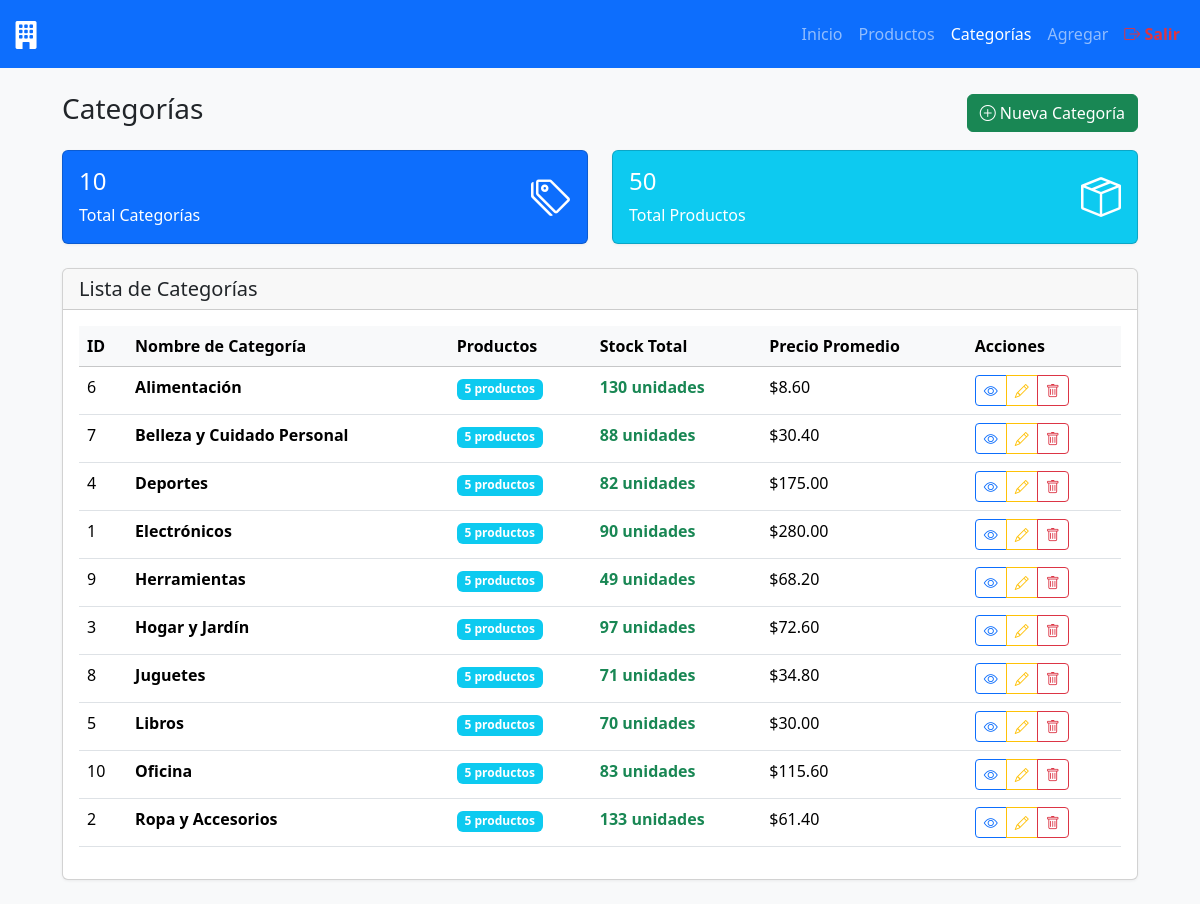
/src/views/categorias.php (signed in), run on the app's committed database.
### tables this page shows
CREATE TABLE Categorias(
    id INT PRIMARY KEY AUTO_INCREMENT,
    nombre VARCHAR(50) NOT NULL
);

### src/views/categorias.php (the view, shortened to what this page needs)
<?php
  include '../php/conexion.php';
?>
<!doctype html>
<html lang="es">
  <head>
    <link href="https://cdn.jsdelivr.net/npm/bootstrap@5.3.2/dist/css/bootstrap.min.css" rel="stylesheet">
    <link rel="stylesheet" href="https://cdn.jsdelivr.net/npm/bootstrap-icons@1.11.0/font/bootstrap-icons.css">
    <link rel="stylesheet" href="assets/css/styles.css">
  </head>
  <body>
    <nav class="navbar navbar-expand-lg navbar-dark bg-primary">
      <div class="container-fluid">
        <a class="navbar-brand" href="home.html">
          <i class="bi bi-building-fill fs-3"></i>
        </a>
        <div class="collapse navbar-collapse" id="navMain">
          <ul class="navbar-nav ms-auto mb-2 mb-lg-0">
            <li class="nav-item"><a class="nav-link" href="home.php">Inicio</a></li>
            <li class="nav-item"><a class="nav-link" href="productos.php">Productos</a></li>
            <li class="nav-item"><a class="nav-link active" href="categorias.php">Categorías</a></li>
            <li class="nav-item"><a class="nav-link" href="agregarProducto.html">Agregar</a></li>
            <li class="nav-item"><a class="nav-link text-danger" href="../../includes/sesion.php?action=logout"><i class="bi bi-box-arrow-right"></i> Salir</a></li>
          </ul>
        </div>
      </div>
    </nav>
    <main class="container my-4">
      <div class="d-flex justify-content-between align-items-center mb-3">
        <h3>Categorías</h3>
        <button class="btn btn-success" data-bs-toggle="modal" data-bs-target="#modalAgregarCategoria">
          <i class="bi bi-plus-circle"></i> Nueva Categoría
        </button>
      </div>
      <?php
        $consultaTotalCategorias = "SELECT COUNT(*) as total FROM Categorias";
        $stmtTotal = mysqli_query($conexion, $consultaTotalCategorias);
        $totalCategorias = mysqli_fetch_array($stmtTotal)['total'];
        $consultaTotalProductos = "SELECT COUNT(*) as total FROM Productos";
        $stmtTotalProd = mysqli_query($conexion, $consultaTotalProductos);
        $totalProductos = mysqli_fetch_array($stmtTotalProd)['total'];
      ?>
      <div class="row mb-4">
        <div class="col-md-6">
          <div class="card bg-primary text-white">
            <div class="card-body">
              <div class="d-flex justify-content-between">
                <div>
                  <h4 class="card-title"><?php echo $totalCategorias; ?></h4>
                  <p class="card-text">Total Categorías</p>
                </div>
                <div class="align-self-center">
                  <i class="bi bi-tags fs-1"></i>
                </div>
              </div>
            </div>
          </div>
        </div>
        <div class="col-md-6">
          <div class="card bg-info text-white">
            <div class="card-body">
              <div class="d-flex justify-content-between">
                <div>
                  <h4 class="card-title"><?php echo $totalProductos; ?></h4>
                  <p class="card-text">Total Productos</p>
                </div>
                <div class="align-self-center">
                  <i class="bi bi-box-seam fs-1"></i>
                </div>
              </div>
            </div>
          </div>
        </div>
      </div>
      <div class="card">
        <div class="card-header">
          <h5 class="mb-0">Lista de Categorías</h5>
        </div>
        <div class="card-body">
          <?php
            $consultaCategorias = "
              SELECT c.id, c.nombre,
                     COUNT(p.id) as total_productos,
                     COALESCE(SUM(p.stock), 0) as total_stock,
                     COALESCE(AVG(p.precio), 0) as precio_promedio
              FROM Categorias c
              LEFT JOIN Productos p ON c.id = p.id_categoria
              GROUP BY c.id, c.nombre
              ORDER BY c.nombre ASC
            ";
            $stmtCategorias = mysqli_query($conexion, $consultaCategorias);
            if(mysqli_num_rows($stmtCategorias) > 0):
          ?>
            <div class="table-responsive">
              <table class="table table-hover">
                <thead class="table-light">
                  <tr>
                    <th>ID</th>
                    <th>Nombre de Categoría</th>
                    <th>Productos</th>
                    <th>Stock Total</th>
                    <th>Precio Promedio</th>
                    <th>Acciones</th>
                  </tr>
                </thead>
                <tbody>
                  <?php while($categoria = mysqli_fetch_array($stmtCategorias)):
                    $badgeClass = '';
                    if($categoria['total_productos'] == 0){
                        $badgeClass = 'bg-secondary';
                    } elseif($categoria['total_productos'] <= 3){
                        $badgeClass = 'bg-warning text-dark';
                    } elseif($categoria['total_productos'] <= 7){
                        $badgeClass = 'bg-info';
                    } else {
                        $badgeClass = 'bg-success';
                    }
                  ?>
                    <tr>
                      <td><?php echo $categoria['id']; ?></td>
                      <td>
                        <strong><?php echo $categoria['nombre']; ?></strong>
                      </td>
                      <td>
                        <span class="badge <?php echo $badgeClass; ?>">
                          <?php echo $categoria['total_productos']; ?>
                          <?php echo $categoria['total_productos'] == 1 ? 'producto' : 'productos'; ?>
                        </span>
                      </td>
                      <td>
                        <?php if($categoria['total_stock'] > 0): ?>
                          <span class="text-success fw-bold"><?php echo $categoria['total_stock']; ?> unidades</span>
                        <?php else: ?>
                          <span class="text-muted">Sin stock</span>
                        <?php endif; ?>
                      </td>
                      <td>
                        <?php if($categoria['precio_promedio'] > 0): ?>
                          $<?php echo number_format($categoria['precio_promedio'], 2); ?>
                        <?php else: ?>
                          <span class="text-muted">N/A</span>
                        <?php endif; ?>
                      </td>
                      <td>
                        <div class="btn-group btn-group-sm" role="group">
                          <button type="button" class="btn btn-outline-primary" title="Ver productos">
                            <i class="bi bi-eye"></i>
                          </button>
                          <button type="button" class="btn btn-outline-warning" title="Editar">
                            <i class="bi bi-pencil"></i>
                          </button>
                          <button type="button" class="btn btn-outline-danger" title="Eliminar">
                            <i class="bi bi-trash"></i>
                          </button>
                        </div>
                      </td>
                    </tr>
                  <?php endwhile; ?>
                </tbody>
              </table>
            </div>
          <?php endif; ?>
        </div>
      </div>
    </main>
  </body>
</html>

### assets/css/styles.css (style rules this page uses)
body { background-color: #f8f9fa; }
.card { box-shadow: 0 1px 3px rgba(0,0,0,0.06); }
.text-danger { font-weight: 600; }
@media (min-width: 992px) { main.container { max-width: 1100px; } }

### data on the page
categorias: id "6", nombre "Alimentación", total_productos "5", total_stock "130", precio_promedio "8.60"
categorias: id "7", nombre "Belleza y Cuidado Personal", total_productos "5", total_stock "88", precio_promedio "30.40"
categorias: id "4", nombre "Deportes", total_productos "5", total_stock "82", precio_promedio "175.00"
categorias: id "1", nombre "Electrónicos", total_productos "5", total_stock "90", precio_promedio "280.00"
categorias: id "9", nombre "Herramientas", total_productos "5", total_stock "49", precio_promedio "68.20"
categorias: id "3", nombre "Hogar y Jardín", total_productos "5", total_stock "97", precio_promedio "72.60"
categorias: id "8", nombre "Juguetes", total_productos "5", total_stock "71", precio_promedio "34.80"
categorias: id "5", nombre "Libros", total_productos "5", total_stock "70", precio_promedio "30.00"
categorias: id "10", nombre "Oficina", total_productos "5", total_stock "83", precio_promedio "115.60"
categorias: id "2", nombre "Ropa y Accesorios", total_productos "5", total_stock "133", precio_promedio "61.40"

### other printed values
$totalCategorias "10"
$totalProductos "50"
